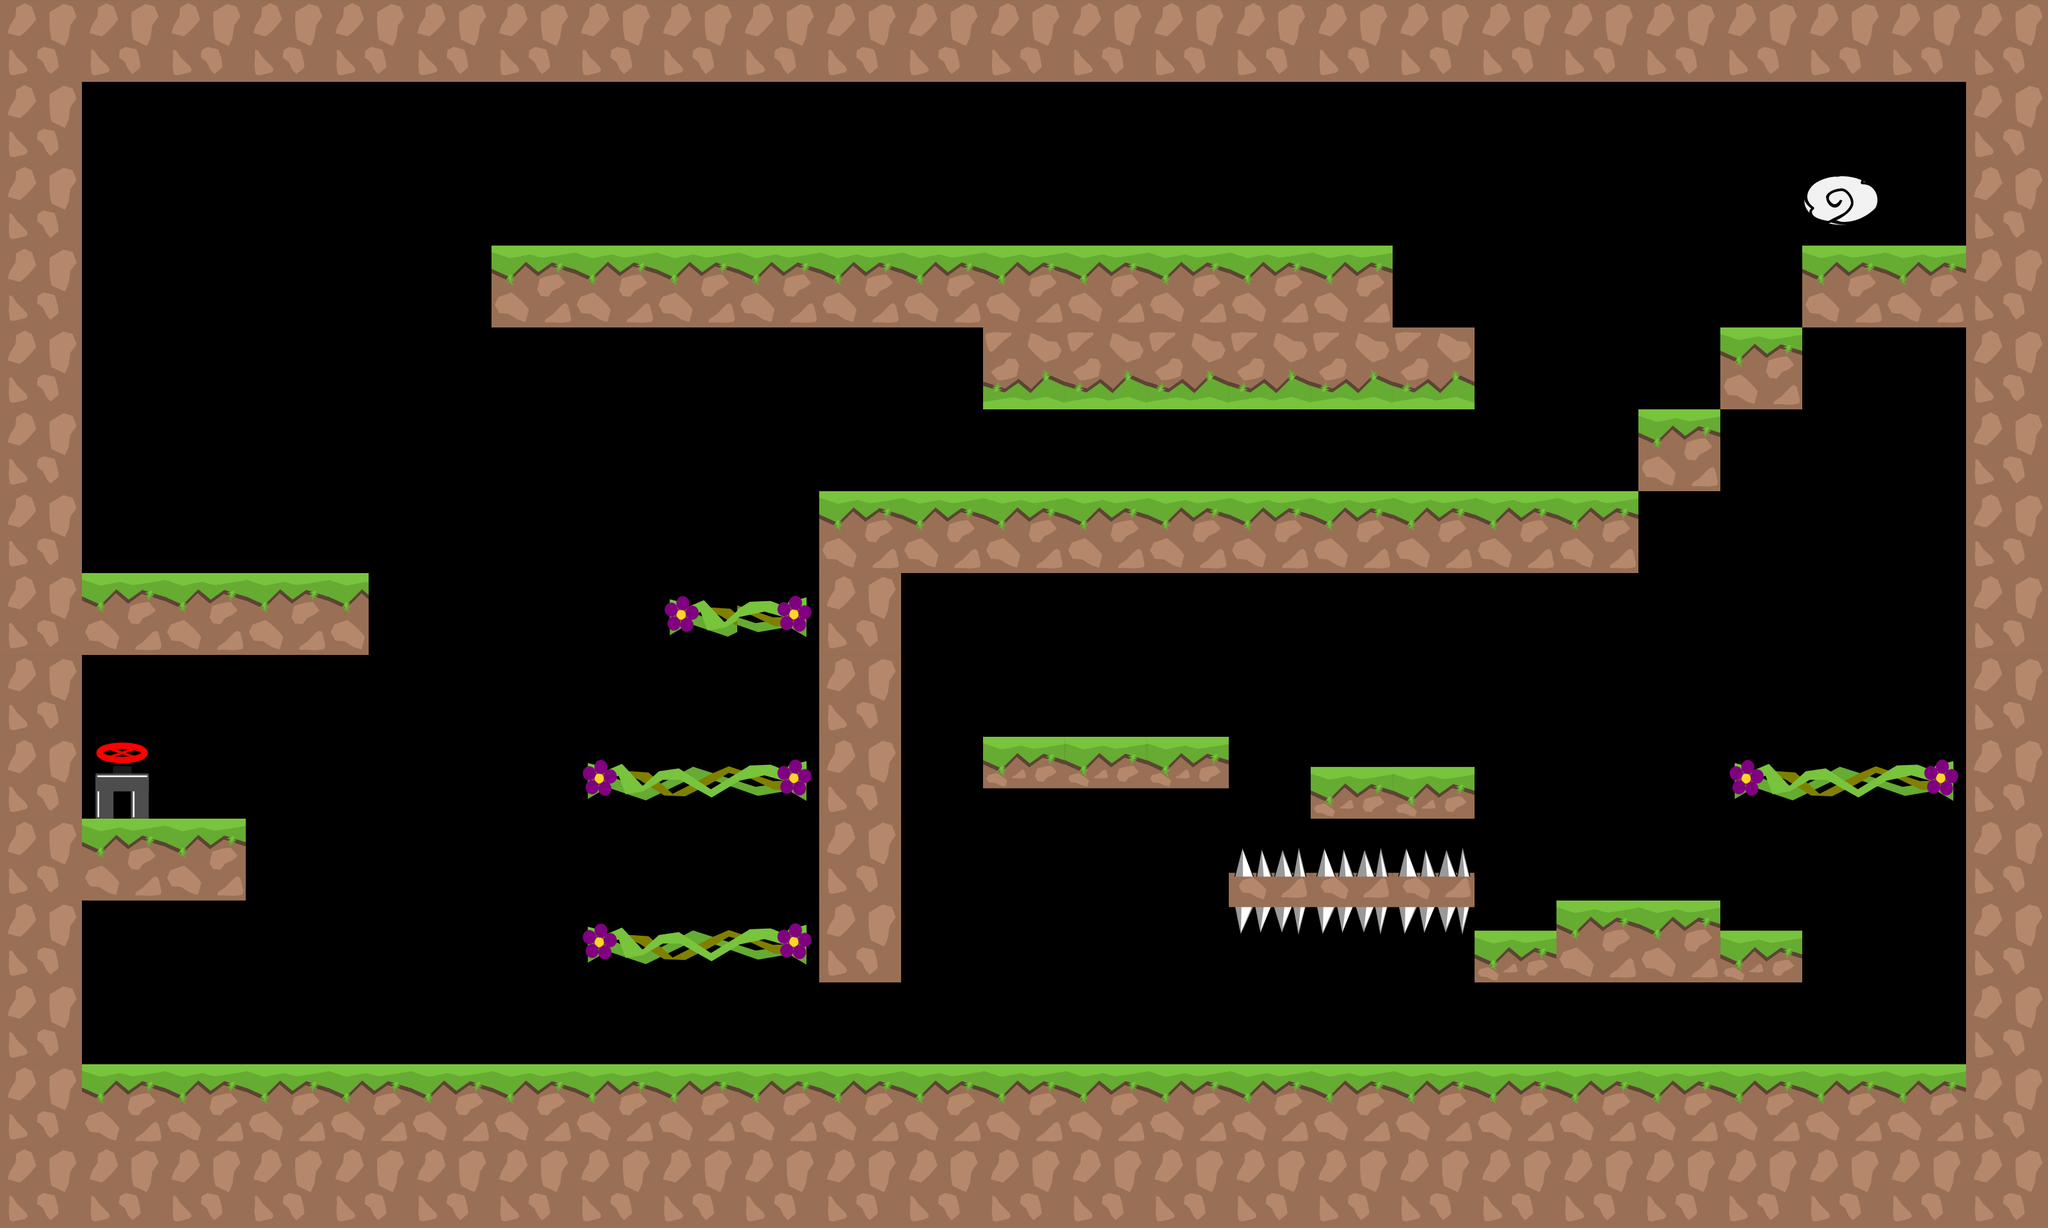

Tiled map render using the project's own tile images. Description and the map definition, with tile-layer contents summarised, below:
An orthogonal 25x15 tile map with 128x128 px tiles, 1 tile layer (graphics), 2 tilesets and 31 objects.

<map version="1.0" tiledversion="1.1.1" orientation="orthogonal" renderorder="right-down" width="25" height="15" tilewidth="128" tileheight="128" infinite="0" nextobjectid="79">
 <tileset firstgid="1" source="tiles_128x128.tsx" />
 <tileset firstgid="37" source="tiles_oil_128x128.tsx" />
 <layer name="graphics" width="25" height="15">
  <data>[375 cells, 169 non-empty, 13 distinct tile ids]</data>
 </layer>
 <objectgroup name="blocks">
  <object id="1" x="8" y="1663.88" width="3196" height="248.122" />
  <object id="2" x="3072" y="4" width="112" height="1696" />
  <object id="3" x="64" y="52" width="64" height="1684" />
  <object id="4" x="8" y="4" width="3172" height="120" />
  <object id="7" x="69.2727" y="1279.94" width="314.213" height="127.94" />
  <object id="9" x="1536.17" y="1152" width="383.955" height="80.7878" />
  <object id="57" x="66.106" y="895.607" width="509.38" height="127.607" />
  <object id="58" x="767.106" y="384.107" width="1409.38" height="127.607" />
  <object id="59" x="1536.44" y="512.773" width="767.046" height="127.607" />
  <object id="60" x="1279.92" y="768.076" width="1279.96" height="127.607" />
  <object id="61" x="1280" y="893.5" width="127.5" height="642.25" />
  <object id="63" x="2046.18" y="1199.27" width="257.455" height="80.5455" />
  <object id="64" x="2559.67" y="640" width="127.667" height="128" />
  <object id="65" x="2688" y="512.333" width="127.667" height="128" />
  <object id="66" x="2816" y="384" width="257.667" height="128" />
  <object id="70" x="2304.33" y="1455.33" width="511.333" height="80.6667" />
  <object id="71" x="2431.67" y="1408" width="255.667" height="127.864" />
 </objectgroup>
 <objectgroup name="slope" />
 <objectgroup name="passBlock">
  <object id="50" x="2705.82" y="1197.09" width="347.697" height="46" />
  <object id="53" x="916.907" y="1453.6" width="347.697" height="46" />
  <object id="54" x="911.907" y="1197.6" width="347.697" height="46" />
  <object id="55" x="1049.91" y="937.602" width="210.697" height="46" />
 </objectgroup>
 <objectgroup name="flowers">
  <object id="24" x="2468.73" y="414.914" width="69.697" height="69.697">
   <ellipse />
  </object>
  <object id="72" x="2902.06" y="787.641" width="69.697" height="69.697">
   <ellipse />
  </object>
  <object id="73" x="2129.33" y="1017.94" width="69.697" height="69.697">
   <ellipse />
  </object>
  <object id="74" x="192.97" y="708.853" width="69.697" height="69.697">
   <ellipse />
  </object>
  <object id="75" x="456.606" y="233.095" width="69.697" height="69.697">
   <ellipse />
  </object>
  <object id="76" x="2950.55" y="211.883" width="69.697" height="69.697">
   <ellipse />
  </object>
  <object id="78" x="1632.36" y="1030.06" width="69.697" height="69.697">
   <ellipse />
  </object>
 </objectgroup>
 <objectgroup name="end">
  <object id="44" x="199.833" y="1207.67">
   <ellipse />
  </object>
 </objectgroup>
 <objectgroup name="pushBlocks">
  <object id="46" x="1382.37" y="253.412" width="128" height="128" />
 </objectgroup>
 <objectgroup name="damage">
  <object id="56" x="1932.67" y="1323.33" width="357.333" height="142.667" />
 </objectgroup>
</map>
